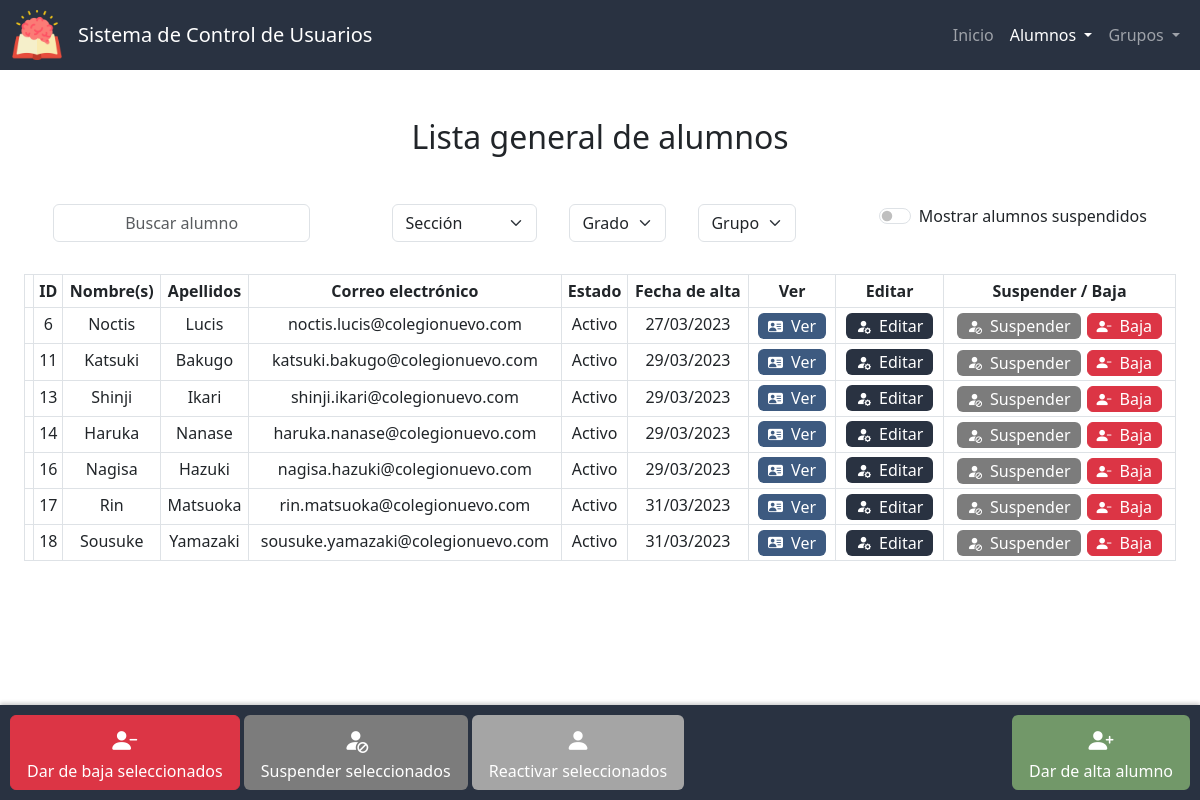
The page /lista_alumnos on the database its author committed.
### app.py (models this page shows, shortened)
class Alumnos(db.Model):
    id = db.Column(db.Integer, primary_key=True)
    nombre = db.Column(db.String(50), nullable=False)
    apellidos = db.Column(db.String(50), nullable=False)
    correo = db.Column(db.String(50), nullable=False, unique=True)
    estado = db.Column(db.Integer, nullable=False, default=0) # 0 - activo, 1 - suspendido, 2 - baja
    fecha_de_creacion = db.Column(db.DateTime, nullable=False, default=datetime.now)

### app.py (the view)
@app.route("/lista_alumnos", methods=["GET", "POST"])
def lista_alumnos():
    if request.method == "POST":
        grupo_actual = {}
        grupo_actual["seccion"] = request.form.get("seccion")
        grupo_actual["grado"] = request.form.get("grado")
        grupo_actual["grupo"] = request.form.get("grupo")
        suspendidos = True if request.form.get("suspendidos") == "on" else False
        estado = [0, 1] if suspendidos else [0]
        secciones = db.session.query(Grupos.seccion).distinct().all()
        datos = consultar_alumnos(grupo_actual, suspendidos,estado)
        if datos:
            return render_template("lista_alumnos.html", active="Lista de alumnos", lista=datos['lista'] , estados=ESTADOSV, grupo_actual=grupo_actual, secciones=secciones, grados=datos['grados'], grupos=datos['grupos'], suspendidos=suspendidos)
        else:
            lista = Alumnos.query.filter(Alumnos.estado.in_(estado)).all()
            return render_template("lista_alumnos.html", active="Lista de alumnos", lista=lista, estados=ESTADOSV, grupo_actual=None, secciones=secciones, grados=None, grupos=None, suspendidos=suspendidos)
    else:
        estado = 0
        lista = Alumnos.query.filter(Alumnos.estado == estado).all()
        secciones = db.session.query(Grupos.seccion).distinct().all()
        return render_template("lista_alumnos.html", active="Lista de alumnos", lista=lista, estados=ESTADOSV, grupo_actual=None, secciones=secciones, grados=None, grupos=None)

### templates/lista_alumnos.html (shortened to what this page needs)
{% extends "layout.html" %}
{% block scripts %}
    <link href="https://unpkg.com/bootstrap-table@1.21.3/dist/bootstrap-table.min.css" rel="stylesheet">
{% endblock %}
{% block main %}
    <h2 class="mb-5">
        {% if grupo_actual %} Lista de {% else %} Lista general de alumnos {% endif %}
    </h2>
    <form id="form-buscar-grupo" action="/lista_alumnos" method="post">
        <div class="d-flex justify-content-around">
            <div class="mb-3 mx-3">
                <input autocomplete="off" class="form-control mx-auto w-auto" autofocus id="buscar" placeholder="Buscar alumno" type="text">
            </div>
            <div class="d-flex flex-row bd-highlight mb-3 justify-content-center">
                <div class="mb-3 mx-3">
                    <select class="select form-select mx-auto w-auto" name="seccion" id="seccion" required>
                        <option selected value="">Sección</option>
                    </select>
                </div>
                <div class="d-flex flex-row justify-content-center" {% if grupo_actual.seccion %} style="display:block" {% else %} style="display:none" {% endif %}>
                    <div class="mb-3 mx-3">
                        <select class="select form-select mx-auto w-auto" name="grado" id="grado" required>
                            <option selected value="">Grado</option>
                        </select>
                    </div>
                    <div class="mb-3 mx-3">
                        <select class="select form-select mx-auto w-auto" name="grupo" id="grupo" required>
                            <option selected value="">Grupo</option>
                        </select>
                    </div>
                </div>
            </div>
            <div class="mb-3 mx-3">
                <div class="form-check form-switch switch-primario">
                    <input class="form-check-input" type="checkbox" id="suspendidos" name="suspendidos" {% if suspendidos %} checked {% endif %}>
                    <label class="form-check-label" for="suspendidos">Mostrar alumnos suspendidos</label>
                </div>
            </div>
        </div>
    </form>
    <div id="alumnos-div" class="container-fluid">
        <table id="tabla-alumnos" class="table table-hover table-bordered table-sm"
        data-search="true" data-search-accent-neutralise="true" data-search-selector="#buscar"
        data-show-columns="true" data-show-columns-toggle-all="true"
        data-show-pagination-switch="true" data-show-toggle="true" data-show-fullscreen="true"
        data-buttons-class="" data-locale="es-MX" data-visible-search="true"
        data-page-list="[10, 25, 50, 100, All]" data-select-item-name="selectedItems">
            <thead id="thead" class="color-primario">
                <tr>
                    <th data-field="state" data-checkbox="true"></th>
                    <th data-sortable="true" scope="col" data-visible="false" >ID</th>
                    <th data-sortable="true" scope="col">Nombre(s)</th>
                    <th data-sortable="true" scope="col">Apellidos</th>
                    <th data-sortable="true" scope="col">Correo electrónico</th>
                    <th data-sortable="true" scope="col" class="col-movil">Estado</th>
                    <th data-sortable="true" scope="col" class="col-movil">Fecha de alta</th>
                    <th>Ver</th>
                    <th class="col-movil">Editar</th>
                    <th class="col-movil">Suspender / Baja</th>
                </tr>
            </thead>
            <tbody id="tbody">
                {% for i in lista %}
                    <tr {% if i.estado == 1 %} class="suspendido" {% endif %}>
                        <td></td>
                        <td>{{ i.id }}</td>
                        <td >{{ i.nombre }}</td>
                        <td>{{ i.apellidos }}</td>
                        <td>{{ i.correo }}</td>
                        <td>{{ estados[i.estado] }}</td>
                        <td>{{ i.fecha_de_creacion.strftime('%d/%m/%Y') }}</td>
                        <td>
                            <form action="/ver_alumno" method="get">
                                <button type="submit" class="edit btn ver" title="Ver alumno"><i class="bi-small bi bi-person-vcard-fill mx-1"></i><span class="mx-1 no-movil">Ver</span></button>
                            </form>
                        </td>
                        <td>
                            <form action="/editar_alumno" method="get">
                                <button type="submit" class="edit btn color-primario" title="Editar alumno"><i class="bi-small bi bi-person-fill-gear mx-1"></i><span class="mx-1 no-movil">Editar</span></button>
                            </form>
                        </td>
                        <td>
                            <div class="btn-group">
                                <form action="/suspender_alumno" method="post" {% if i.estado in (1,2) %} style="display:none;" {% else %} style="display:inline;" {% endif %}>
                                    <button type="submit" class="edit btn gris-oscuro" title="Suspender alumno"><i class="bi-small bi-person-fill-slash mx-1"></i><span class="mx-1 no-movil">Suspender</span></button>
                                </form>
                                <form id="form-eliminar-usuario" action="/eliminar_usuario" method="post">
                                    <button type="button" class="edit btn btn-danger" title="Eliminar alumno" onclick="confirmarEliminarUsuario('{{ i.id }}', '{{ i.nombre }}', '{{ i.apellidos }}')"><i class="bi-small bi bi-person-dash-fill mx-1"></i><span class="mx-1 no-movil">Baja</span></button>
                                </form>
                            </div>
                        </td>
                    </tr>
                {% endfor %}
            </tbody>
        </table>
    </div>
    <div class="botones-fijos d-flex justify-content-between">
        <div class="btn-group">
            <div>
                <button id="eliminar-seleccionados" class="btn-big btn btn-danger" title="Dar de baja seleccionados"><i class="bi bi-person-dash-fill"></i><div class="mx-1 no-movil">Dar de baja seleccionados</div></button>
                <button id="suspender-seleccionados" class="btn-big btn gris-oscuro" title="Suspender seleccionados"><i class="bi bi-person-fill-slash"></i><div class="mx-1 no-movil">Suspender seleccionados</div></button>
                <button id="reactivar-seleccionados" class="btn-big btn gris" title="Reactivar seleccionados"><i class="bi bi-person-fill"></i><div class="mx-1 no-movil">Reactivar seleccionados</div></button>
            </div>
        </div>
        <div>
            <form action="/alta_alumno">
                <button type="submit" class="btn-big btn verde" title="Dar de alta alumno"><i class="bi bi-person-plus-fill"></i><div class="mx-1 no-movil">Dar de alta alumno</div></button>
            </form>
        </div>
    </div>
{% endblock %}

### static/styles.css (style rules this page uses)
:root { --color-primario: #293241; --color-primario-active: #3b4f69; --color-primario-hover: #334458; --letra-primario: white; --letra-primario-inactive: #9A9EA5; --letra-primario-hover: #C9CBCF; --verde: #729869; --verde-active: #588559; --amarillo: #D69900; --amarillo-active: #b17900; --color-ver: #3D5A80; --color-ver-active: #5281a7; --gris: #a5a5a5; --gris-active: #969696; --gris-oscuro: #7c7c7c; --gris-oscuro-active: #646464; }
.color-primario { background-color: var(--color-primario); color: var(--letra-primario); }
.btn.edit { padding: 0 5px; }
.btn.edit { margin: 0 3px; }
.btn.edit, .btn-big { transition: transform 0.2s ease-in-out; }
.btn-danger { margin: 0; }
.verde { background-color: var(--verde); color: var(--letra-primario); }
.gris { background-color: var(--gris); color: var(--letra-primario); }
.gris-oscuro { background-color: var(--gris-oscuro); color: var(--letra-primario); }
.ver { background-color: var(--color-ver); color: var(--letra-primario); }
#grado, #grupo { width: 100px; }
.bi { font-size: 25px; color: var(--letra-primario); }
.bi-small { font-size: 15px; }
.d-flex { display: flex; flex-wrap: wrap; }
input { text-align: center; }
#alumnos-div { max-width: 1500px; justify-content: center; margin-bottom: 75px; }
.botones-fijos { position: fixed; bottom: 0; left: 0; right: 0; display: flex; justify-content: center; padding: 10px; background-color: var(--color-primario); box-shadow: 0 -2px 4px rgba(0, 0, 0, 0.2); }

### rows shown on the page
Alumnos: id "6", nombre "Noctis", apellidos "Lucis", correo "noctis.lucis@colegionuevo.com", estado "Activo", fecha_de_creacion "27/03/2023"
Alumnos: id "11", nombre "Katsuki", apellidos "Bakugo", correo "katsuki.bakugo@colegionuevo.com", estado "Activo", fecha_de_creacion "29/03/2023"
Alumnos: id "13", nombre "Shinji", apellidos "Ikari", correo "shinji.ikari@colegionuevo.com", estado "Activo", fecha_de_creacion "29/03/2023"
Alumnos: id "14", nombre "Haruka", apellidos "Nanase", correo "haruka.nanase@colegionuevo.com", estado "Activo", fecha_de_creacion "29/03/2023"
Alumnos: id "16", nombre "Nagisa", apellidos "Hazuki", correo "nagisa.hazuki@colegionuevo.com", estado "Activo", fecha_de_creacion "29/03/2023"
Alumnos: id "17", nombre "Rin", apellidos "Matsuoka", correo "rin.matsuoka@colegionuevo.com", estado "Activo", fecha_de_creacion "31/03/2023"
Alumnos: id "18", nombre "Sousuke", apellidos "Yamazaki", correo "sousuke.yamazaki@colegionuevo.com", estado "Activo", fecha_de_creacion "31/03/2023"
